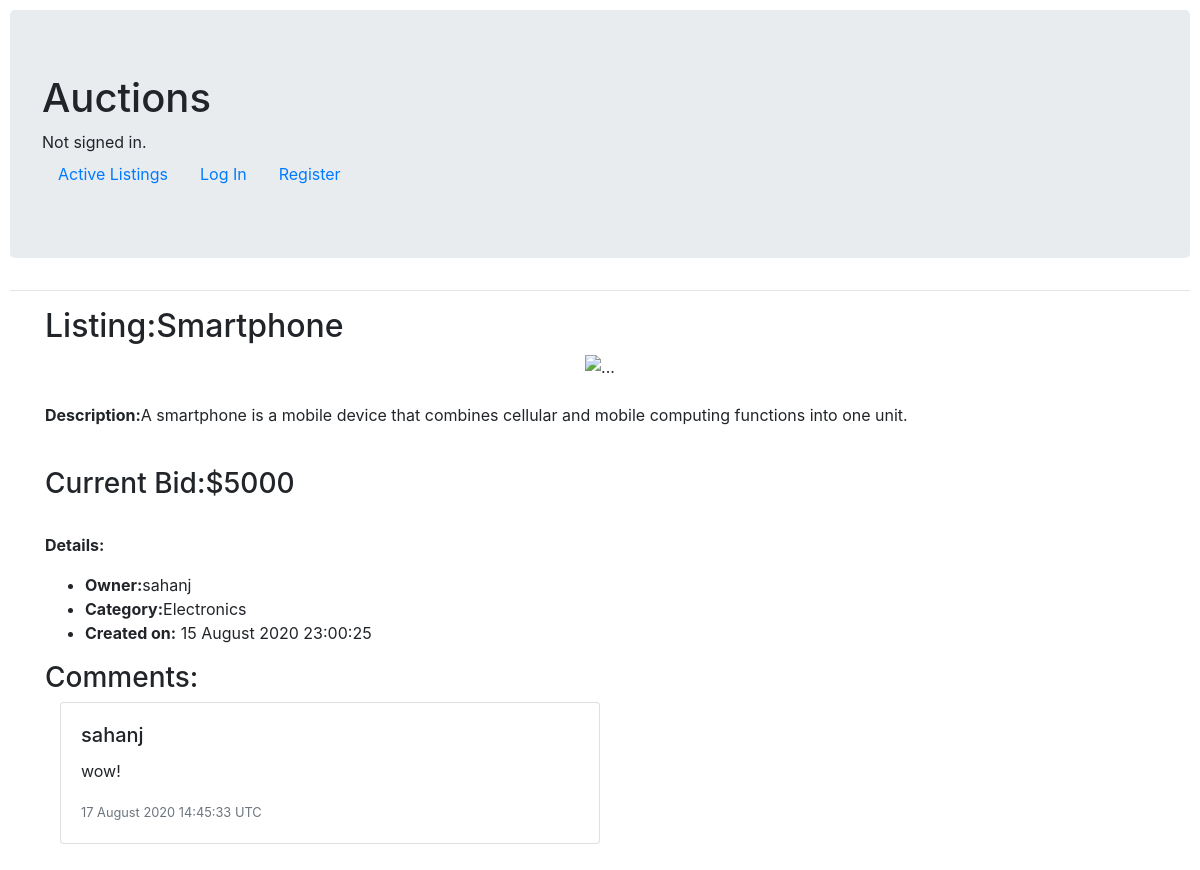
Page /listings/1 on the committed database.
### auctions/models.py (models this page shows)
class Listing(models.Model):
    owner = models.CharField(max_length=64)
    title = models.CharField(max_length=64)
    description = models.TextField()
    price = models.IntegerField()
    category = models.CharField(max_length=64)
    link = models.CharField(max_length=64,default=None,blank=True,null=True)
    time = models.CharField(max_length=64)

class Comment(models.Model):
    user = models.CharField(max_length=64)
    time = models.CharField(max_length=64)
    comment = models.TextField()
    listingid = models.IntegerField()

### auctions/views.py (the view)
# urls.py: path("listings/<int:id>",views.listingpage,name="listingpage"),
def listingpage(request,id):
    try:
        item = Listing.objects.get(id=id)
    except:
        return redirect('index')
    try:
        comments = Comment.objects.filter(listingid=id)
    except:
        comments = None
    if request.user.username:
        try:
            if Watchlist.objects.get(user=request.user.username,listingid=id):
                added=True
        except:
            added = False
        try:
            l = Listing.objects.get(id=id)
            if l.owner == request.user.username :
                owner=True
            else:
                owner=False
        except:
            return redirect('index')
    else:
        added=False
        owner=False
    try:
        w = Watchlist.objects.filter(user=request.user.username)
        wcount=len(w)
    except:
        wcount=None
    return render(request,"auctions/listingpage.html",{
        "i":item,
        "error":request.COOKIES.get('error'),
        "errorgreen":request.COOKIES.get('errorgreen'),
        "comments":comments,
        "added":added,
        "owner":owner,
        "wcount":wcount
    })

### auctions/templates/auctions/listingpage.html (shortened to what this page needs)
{% extends "auctions/layout.html" %}
{% block body %}
<div class="container">
    <h2>Listing:{{i.title}}</h2>
    <div class="container" style="text-align: center;">
        <img src="{{i.link}}" width="30%" alt="...">
    </div>
    <br>
    <p><b>Description:</b>{{i.description}}</p>
    <br>
    <h3>Current Bid:${{i.price}}</h3>
    <br>
    <p><b>Details:</b>
    <ul>
        <li><b>Owner:</b>{{i.owner}}</li>
        <li><b>Category:</b>{{i.category}}</li>
        <li><b>Created on:</b>{{i.time}}</li>
    </ul>
    </p>
    {% if comments %}
    <h3>Comments:</h3>
    <div class="container">
          {% for c in comments %}
          <div class="card mb-3" style="max-width: 540px;">
            <div class="row no-gutters">
              <div class="col-md-8">
                <div class="card-body">
                  <h5 class="card-title">{{c.user}}</h5>
                  <p class="card-text">{{c.comment}}</p>
                  <p class="card-text"><small class="text-muted">{{c.time}} UTC</small></p>
                </div>
              </div>
            </div>
          </div>
           {% endfor %}
    </div>
    {% endif %}
</div>
{% endblock %}

### auctions/static/auctions/styles.css (style rules this page uses)
body { padding: 10px; }

### rows in the picture
Listing: title "Smartphone", description "A smartphone is a mobile device that combines cellular and mobile computing functions into one unit.", price "5000", owner "sahanj", category "Electronics", time "15 August 2020 23:00:25"
Comment: user "sahanj", comment "wow!", time "17 August 2020 14:45:33"
